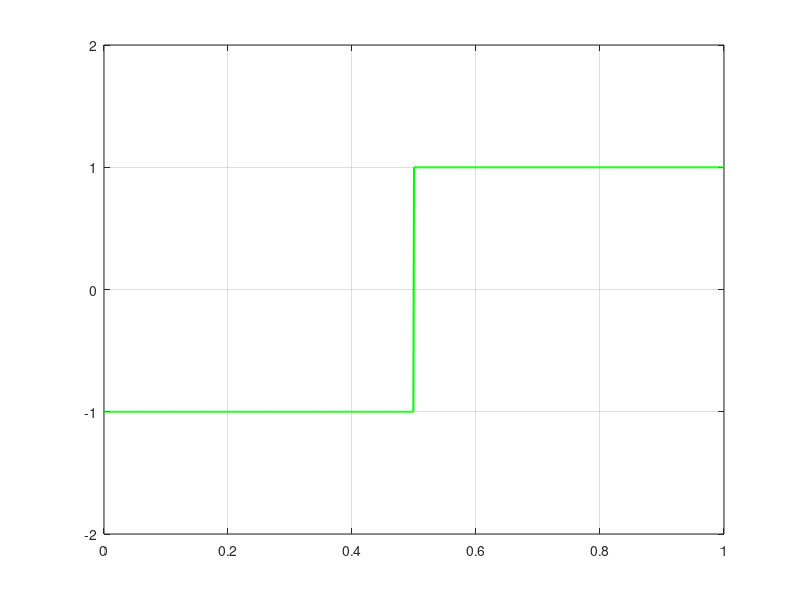

Write the MATLAB code that produced this figure. (Note: this script raises an error after producing the figure.)
clear;
clc;

b=input('Input: ');
n=length(b);
t=0:0.001:n;

lastbit=1;
for i=1:n
    if(b(i)==1)
        bw(i*1000:(i+0.5)*1000)=lastbit;
        bw((i+0.5)*1000:(i+1)*1000)=-lastbit;
        lastbit=-lastbit;
    else
        bw(i*1000:(i+0.5)*1000)=-lastbit;
        bw((i+0.5)*1000:(i+1)*1000)=lastbit;
    end
end

bw=bw(1000:end);
plot(t,bw, 'LineWidth',1.5, 'Color', '#00ff00')
grid on;
axis([0 n -2 2]);
hold on;
for i = 0.5:0.5:n
    plot([1 1]*i, [-2 2], 'LineWidth',.5, 'Color',[0 0 0 0.3], 'LineStyle','--');
end
hold off;

ll=0.5:1:n;
xticks(ll)
xticklabels(b);


